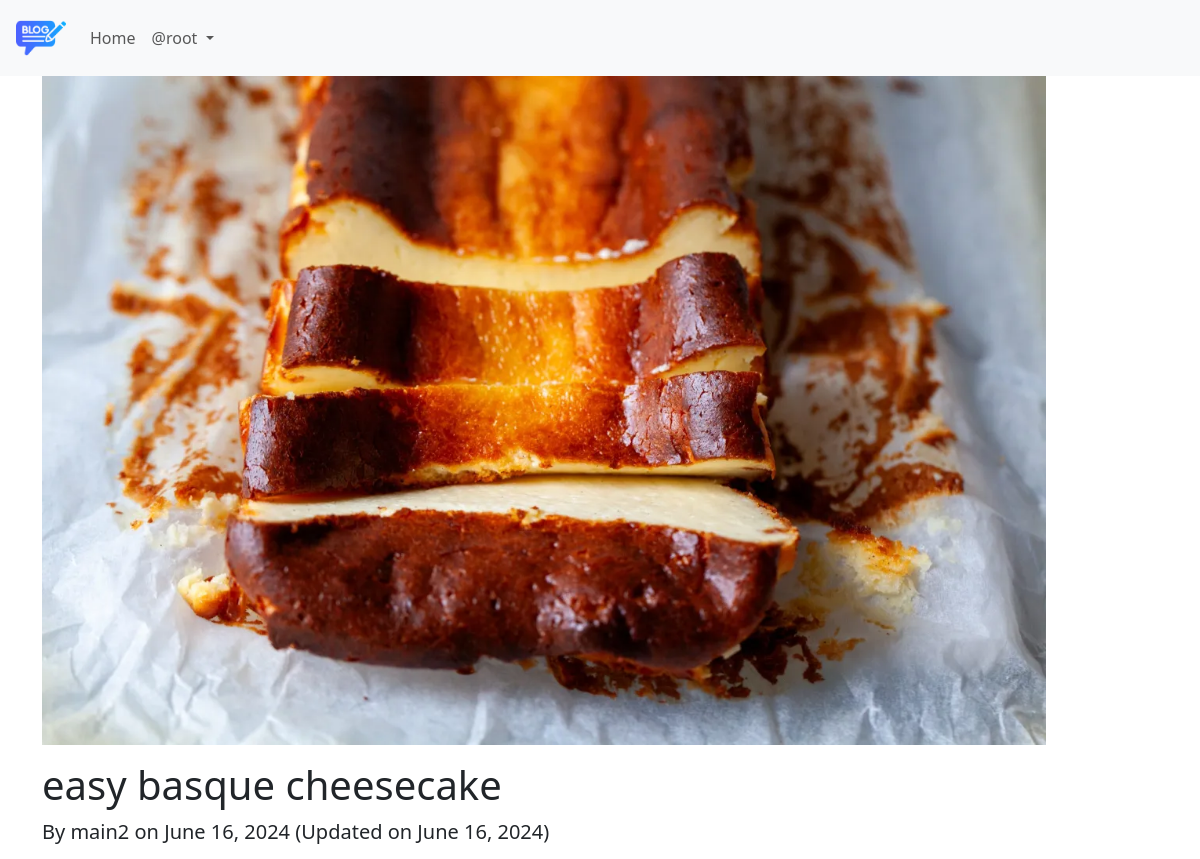
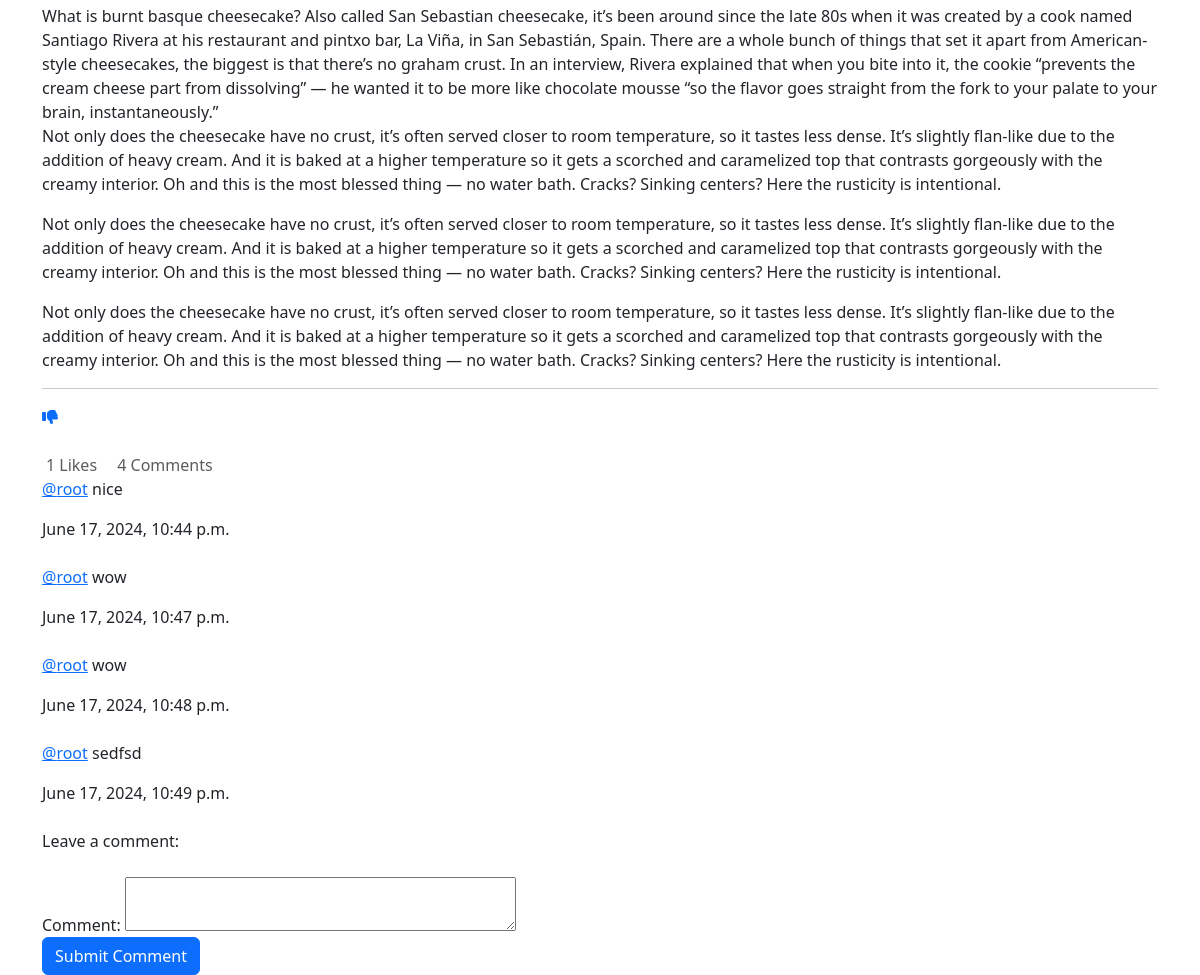
/blog/details/3/ (signed in), run on the app's committed database (2 pictures, top to bottom).
### App_Blog/models.py (models this page shows, shortened)
class Blog(models.Model):
    author = models.ForeignKey(User,on_delete=models.CASCADE,related_name='post_author')
    blog_title = models.CharField(max_length=260,verbose_name="Put a title")
    slug = models.SlugField(max_length=264,unique=True)
    blog_content =models.TextField(verbose_name='What is on your mind? ')
    blog_image =models.ImageField(upload_to='blog_image', verbose_name='Image')
    publish_date = models.DateTimeField(auto_now_add=True)
    update_date = models.DateTimeField(auto_now=True)

class Comment(models.Model):
    blog= models.ForeignKey(Blog,on_delete=models.CASCADE,related_name='blog_comment')
    user=models.ForeignKey(User,on_delete=models.CASCADE,related_name='user_comment')
    comment = models.TextField(max_length=200)
    comment_date =models.DateTimeField(auto_now_add=True)

### App_Blog/views.py (the view, shortened to what this page needs)
# urls.py: path('details/<int:pk>/',views.blog_details,name='details_blog'),
@login_required
def blog_details(request,pk):
    blog = Blog.objects.get(pk=pk)
    comment_form = CommentForm()
    already_liked= Likes.objects.filter(blog=blog,user =request.user)
    if already_liked:
        Liked = True
    else:
        Liked = False
    context = {'blog': blog, 'comment_form': comment_form,'Liked':Liked}  # Pass only form for GET requests
    return render(request, 'App_Blog/blog_details.html', context)

### App_Blog/forms.py
class CommentForm(forms.ModelForm):
    class Meta:
        model = Comment
        fields = ('comment',)
    def __init__(self, *args, **kwargs):
        super().__init__(*args, **kwargs)
        self.fields['comment'].widget.attrs.update({'class': 'form-control','rows': 2,'class':'mt-3'})
        if self.errors:
            self.fields['comment'].widget.attrs.update({'class': 'form-control is-invalid'})

### templates/App_Blog/blog_details.html (shortened to what this page needs)
{% extends "base.html" %}
{% block body_block %}
<div class="row">
    <div class="col-md-12">
        <img src="{{ blog.blog_image.url }}" width="90%" class="img-fluid mb-3" alt="{{ blog.blog_title }}">
        <h1>{{ blog.blog_title }}</h1>
        <p class="lead">
            By {{ blog.author }} on {{ blog.publish_date|date:"F d, Y" }}
            {% if blog.update_date %}
                (Updated on {{ blog.update_date|date:"F d, Y" }})
            {% endif %}
        </p>
        <div class="content">
            {{ blog.blog_content|safe|linebreaks }} </div>
            <hr>
            {% if not Liked %}
            <a href="{% url "App_Blog:like_post" pk=blog.pk %}"> <i class="fa-solid fa-thumbs-up">  </i></a>
            {% else %}
            <a href="{% url "App_Blog:unlike_post" pk=blog.pk %}"> <i class="fa-solid fa-thumbs-down">  </i></a>
            {% endif %}
        <div class="d-flex justify-content-between align-items-center mt-4">
            <div class="text-muted">
                 {{ blog.liked_blog.count }} Likes
                 {{ blog.blog_comment.count }} Comments
            </div>
            </div>
            <div>
                {% for comment in blog.blog_comment.all  %}
                <p> <a href="#"> @{{comment.user}}</a> {{comment.comment}}</p>   {{comment.comment_date}}
                <br>
                <br>
                {% endfor %}
            </div>
            <form method="POST">
                <div class="form-group">
                  <label for="comment_text" class="form-label">Leave a comment:</label>
                  {{comment_form}}
                </div>
                <button type="submit" class="btn btn-primary">Submit Comment</button>
              </form>
    </div>
    {% endblock %}

### templates/base.html (shortened to what this page needs)
<!doctype html>
<html lang="en">
<head>
  <link rel="stylesheet" href="https://use.fontawesome.com/releases/free-v6.2.0/css/all.css">
  <link href="https://cdn.jsdelivr.net/npm/bootstrap@5.3.3/dist/css/bootstrap.min.css" rel="stylesheet">
</head>
<body>
  <nav class="navbar navbar-expand-lg px-3 navbar-light bg-light">
    <a class="navbar-brand"  href="{% url "index" %}"> <img src="/media/logo.png" width="50px"></a>
    <div class="collapse navbar-collapse" id="navbarNav">
      <ul class="navbar-nav">
        <li class="nav-item active">
          <a class="nav-link" href="{% url "index" %}">Home </a>
        </li>
        {% if user.is_authenticated %}
          <li class="nav-item dropdown">
            <a class="nav-link dropdown-toggle" href="#" id="navbardrop" data-bs-toggle="dropdown">
              @{{ user.username }}
            </a>
          </li>
        {% endif %}
      </ul>
    </div>
  </nav>
  <div class='container'>
    {% block body_block %}
    {% endblock body_block %}
  </div>
</body>
</html>

### data on the page
Blog: blog_image (picture), blog_title "easy basque cheesecake", author "main2", publish_date "June 16, 2024", update_date "June 16, 2024", blog_content "What is burnt basque cheesecake? Also called San Sebastian cheesecake, it’s been around since the late 80s when it was created by a cook named Santiago Rivera at his restaurant and pintxo bar, La Viña, in San Sebastián, Spain. There are a whole bunch of things that set it apart from American-style cheesecakes, the biggest is that there’s no graham crust. In an interview, Rivera explained that when you bite into it, the cookie “prevents the cream cheese part from dissolving” — he wanted it to be more like chocolate mousse “so the flavor goes straight from the fork to your palate to your brain, instantaneously.” Not only does the cheesecake have no crust, it’s often served closer to room…", liked_blog.count "1", blog_comment.count "4"
Comment: user "root", comment "nice", comment_date "June 17, 2024, 10:44 p.m."
Comment: user "root", comment "wow", comment_date "June 17, 2024, 10:47 p.m."
Comment: user "root", comment "wow", comment_date "June 17, 2024, 10:48 p.m."
Comment: user "root", comment "sedfsd", comment_date "June 17, 2024, 10:49 p.m."

### other printed values
{{ user.username }} "root"
